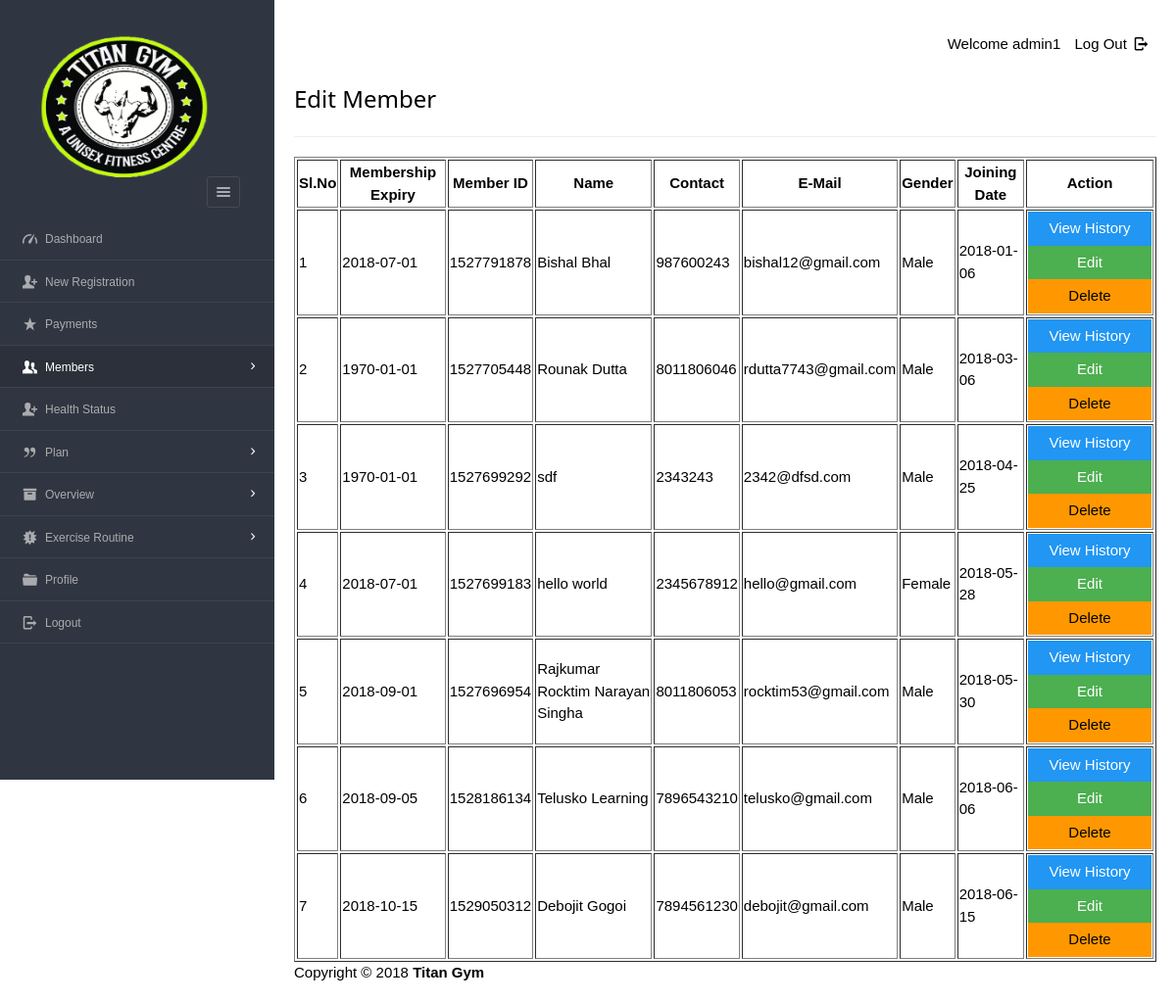
/Files/dashboard/admin/view_mem.php (signed in), run on an earlier commit of the app's database.
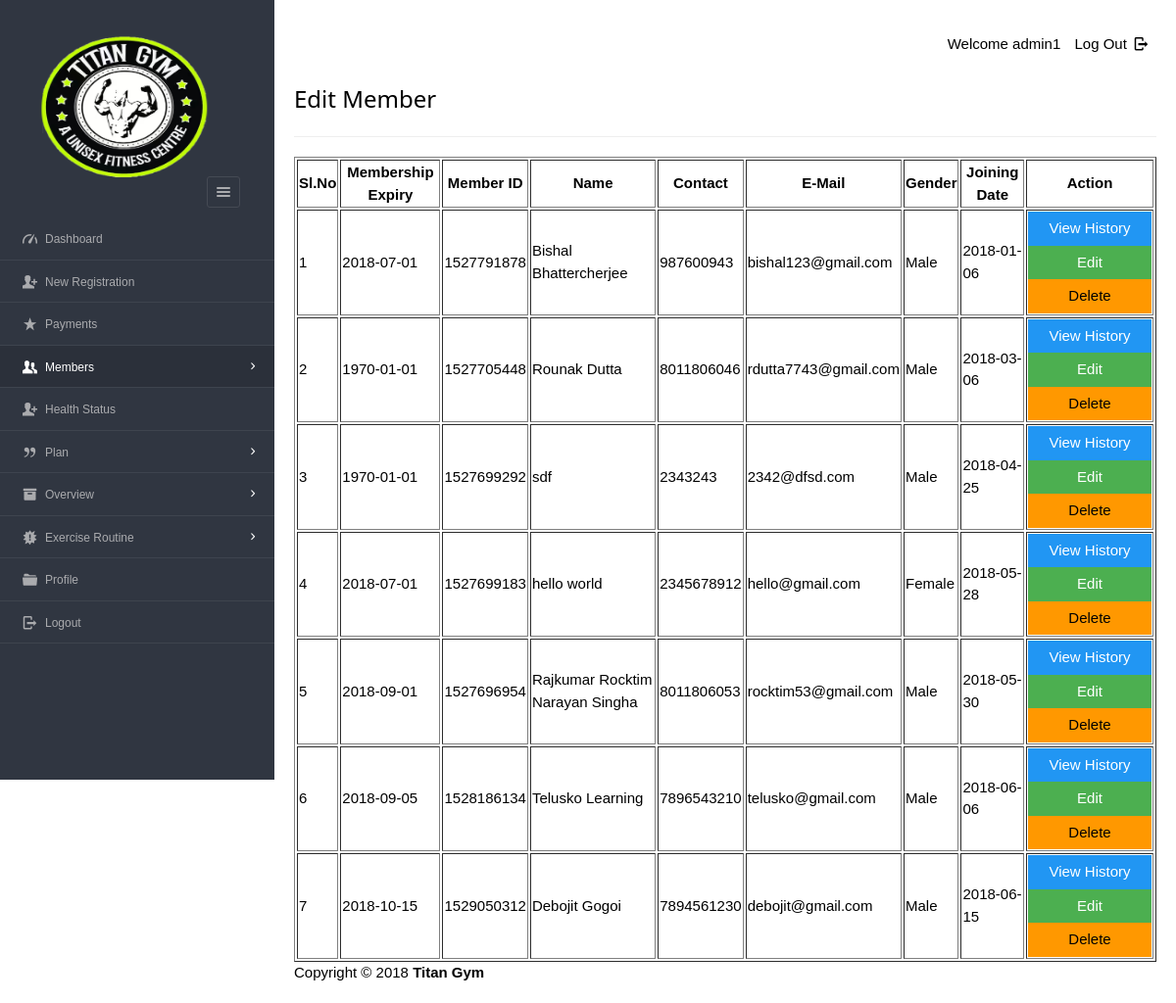
And on a later commit of the database.
### tables this page shows
CREATE TABLE `enrolls_to`  (
  `et_id` int(5) NOT NULL AUTO_INCREMENT,
  `pid` varchar(8) NOT NULL,
  `uid` varchar(20) NOT NULL,
  `paid_date` varchar(15) NULL DEFAULT NULL,
  `expire` varchar(15) NULL DEFAULT NULL,
  `renewal` varchar(15) NULL DEFAULT NULL,
  PRIMARY KEY (`et_id`) USING BTREE,
  INDEX `user_ID`(`uid`) USING BTREE,
  INDEX `plan_ID_idx`(`pid`) USING BTREE,
  CONSTRAINT `plan_ID` FOREIGN KEY (`pid`) REFERENCES `plan` (`pid`) ON DELETE NO ACTION ON UPDATE NO ACTION,
  CONSTRAINT `user_ID` FOREIGN KEY (`uid`) REFERENCES `users` (`userid`) ON DELETE CASCADE ON UPDATE NO ACTION
);

CREATE TABLE `users`  (
  `userid` varchar(20) NOT NULL,
  `username` varchar(40) NOT NULL,
  `gender` varchar(8) NOT NULL,
  `mobile` varchar(20) NOT NULL,
  `email` varchar(20) NOT NULL,
  `dob` varchar(10) NOT NULL,
  `joining_date` varchar(10) NOT NULL,
  PRIMARY KEY (`userid`) USING BTREE,
  UNIQUE INDEX `email`(`email`) USING BTREE,
  INDEX `userid`(`userid`) USING BTREE
);

### Files/dashboard/admin/view_mem.php (the view, shortened to what this page needs)
<?php
require '../../include/db_conn.php';
?>
<!DOCTYPE html>
<html lang="en">
<head>
    <link rel="stylesheet" href="../../css/style.css"  id="style-resource-5">
    <link rel="stylesheet" href="../../css/dashMain.css">
    <link rel="stylesheet" type="text/css" href="../../css/entypo.css">
	<link href="a1style.css" rel="stylesheet" type="text/css">
</head>
    <body class="page-body  page-fade" onload="collapseSidebar()">
    	<div class="page-container sidebar-collapsed" id="navbarcollapse">
		<div class="sidebar-menu">
			<header class="logo-env">
			<div class="logo">
				<a href="main.php">
					<img src="../../images/logo.png" alt="" width="192" height="80" />
				</a>
			</div>
					<div class="sidebar-collapse" onclick="collapseSidebar()">
				<a href="#" class="sidebar-collapse-icon with-animation">
					<i class="entypo-menu"></i>
				</a>
			</div>
			</header>
    		<?php include('nav.php'); ?>
    	</div>
    		<div class="main-content">
				<div class="row">
					<div class="col-md-6 col-sm-8 clearfix">
					</div>
					<div class="col-md-6 col-sm-4 clearfix hidden-xs">
						<ul class="list-inline links-list pull-right">
							<li>Welcome <?php echo $_SESSION['full_name']; ?>
							</li>
							<li>
								<a href="logout.php">
									Log Out <i class="entypo-logout right"></i>
								</a>
							</li>
						</ul>
					</div>
				</div>
		<h3>Edit Member</h3>
		<hr />
		<table class="table table-bordered datatable" id="table-1" border=1>
			<thead>
				<tr><h2>
					<th>Sl.No</th>
					<th>Membership Expiry</th>
					<th>Member ID</th>
					<th>Name</th>
					<th>Contact</th>
					<th>E-Mail</th>
					<th>Gender</th>
					<th>Joining Date</th>
					<th>Action</th></h2>
				</tr>
			</thead>
				<tbody>
						<?php
							$query  = "select * from users ORDER BY joining_date";
							$result = mysqli_query($con, $query);
							$sno    = 1;
							if (mysqli_affected_rows($con) != 0) {
							    while ($row = mysqli_fetch_array($result, MYSQLI_ASSOC)) {
							        $uid   = $row['userid'];
							        $query1  = "select * from enrolls_to WHERE uid='$uid' AND renewal='yes'";
							        $result1 = mysqli_query($con, $query1);
							        if (mysqli_affected_rows($con) == 1) {
							            while ($row1 = mysqli_fetch_array($result1, MYSQLI_ASSOC)) {
							                echo "<tr><td>".$sno."</td>";
							                echo "<td>" . $row1['expire'] . "</td>";
							                echo "<td>" . $row['userid'] . "</td>";
							                echo "<td>" . $row['username'] . "</td>";
							                echo "<td>" . $row['mobile'] . "</td>";
							                echo "<td>" . $row['email'] . "</td>";
							                echo "<td>" . $row['gender'] . "</td>";
							                echo "<td>" . $row['joining_date'] ."</td>";
							                $sno++;
							                echo "<td><form action='read_member.php' method='post'><input type='hidden' name='name' value='" . $uid . "'/><input type='submit' class='a1-btn a1-blue' id='button1' value='View History ' class='btn btn-info'/></form><form action='edit_member.php' method='post'><input type='hidden'  name='name' value='" . $uid . "'/><input type='submit' class='a1-btn a1-green' id='button1' value='Edit' class='btn btn-warning'/></form><form action='del_member.php' method='post' onsubmit='return ConfirmDelete()'><input type='hidden' name='name' value='" . $uid . "'/><input type='submit' value='Delete' width='20px' id='button1' class='a1-btn a1-orange'/></form></td></tr>";
							            }
							        }
							    }
							}
						?>
					</tbody>
				</table>
			<?php include('footer.php'); ?>
    	</div>
    </body>
</html>

### Files/dashboard/admin/nav.php (shortened to what this page needs)
<ul id="main-menu" class="" >
    <li id="dash"><a href="index.php"><i class="entypo-gauge"></i><span>Dashboard</span></a></li>
	<li id="regis"><a href="new_entry.php"><i class="entypo-user-add"></i><span>New Registration</span></a>
	<li id="paymnt"><a href="payments.php"><i class="entypo-star"></i><span>Payments</span></a></li>
	<li class="" id="hassubopen"><a href="#" onclick="memberExpand(1)"><i class="entypo-users"></i><span>Members</span></a>
	</li>
	<li id="health_status"><a href="new_health_status.php"><i class="entypo-user-add"></i><span>Health Status</span></a>
		<li class="" id="planhassubopen"><a href="#" onclick="memberExpand(2)"><i class="entypo-quote"></i><span>Plan</span></a>
	<li class="" id="overviewhassubopen"><a href="#" onclick="memberExpand(3)"><i class="entypo-box"></i><span>Overview</span></a>
	<li class="" id="routinehassubopen"><a href="#" onclick="memberExpand(4)"><i class="entypo-alert"></i><span>Exercise Routine</span></a>
	</li>
	<li id="adminprofile"><a href="more-userprofile.php"><i class="entypo-folder"></i><span>Profile</span></a></li>
	<li><a href="logout.php"><i class="entypo-logout"></i><span>Logout</span></a></li>
</ul>

### Files/dashboard/admin/footer.php
<footer class="main">Copyright &copy; 2018 <strong>Titan Gym </strong></footer>

### Files/css/style.css (style rules this page uses)
html { font-size: 62.5%; font-family: sans-serif; }
div { display: block; }
body { font-family: "Noto Sans", sans-serif, "Helvetica Neue", Helvetica, Arial, sans-serif; font-size: 12px; line-height: 1.428571429; display: block; margin: 0; }
*, *:before, *:after { box-sizing: border-box; }
a { text-decoration: none; background: transparent; }
img { vertical-align: middle; }
img { border: 0; }
.logo img { width: 220px; height: 200px; }
input, button, select, textarea { font-family: inherit; font-size: inherit; line-height: inherit; }
button, input { line-height: normal; }
button, input, select, textarea { font-family: inherit; font-size: 100%; margin: 0; }
input { background-color: white; cursor: text; padding: 1px; border-width: 2px; border-style: inset; border-color: initial; border-image: initial; }
input, textarea, select, button { text-rendering: auto; color: initial; letter-spacing: normal; word-spacing: normal; text-transform: none; text-indent: 0px; text-shadow: none; display: inline-block; text-align: start; margin: 0em; font: 400 13.3333px Arial; }
button, html input[type="button"], input[type="reset"], input[type="submit"] { cursor: pointer; }
a { color: #373e4a; text-decoration: none; }
a { background: transparent; }
a { color: #373e4a; }
.page-container { position: relative; padding-left: 280px; }
.page-container .sidebar-menu { position: absolute; width: 280px; top: 0; left: 0; bottom: 0; background: #303641; color: #aaabae; z-index: 1; min-height: 796px; box-sizing: border-box; }
.page-container .sidebar-menu .logo-env { width: 100%; padding: 35px; padding-bottom: 10px; box-sizing: border-box; }
.page-container .sidebar-menu .logo-env:before, .page-container .sidebar-menu .logo-env:after { content: " "; display: table; }
.page-container .sidebar-menu .logo-env > div { display: block; vertical-align: middle; white-space: nowrap; float: left; }
.page-container .sidebar-menu .logo-env > div > a { display: inline-block; color: #aaabae; }
.page-container .sidebar-menu .logo-env > div.sidebar-collapse, .page-container .sidebar-menu .logo-env > div.sidebar-mobile-menu { position: relative; float: right; }
.page-container .sidebar-menu .logo-env > div.sidebar-collapse a, .page-container .sidebar-menu .logo-env > div.sidebar-mobile-menu a { display: inline-block; border: 1px solid #454a54; text-align: center; padding: 0; line-height: 1; font-size: 20px; font-weight: 300; padding: 5px 2px; background-clip: padding-box; border-radius: 3px; transition: all 200ms ease-in-out; }
.page-container .sidebar-menu .logo-env .logo img { width: 180px; height: 150px; }
.page-container .sidebar-menu .logo-env:after { clear: both; }
.page-container .sidebar-menu #main-menu { list-style: none; margin: 0; padding: 0; margin-bottom: 20px; }
ul, ol { margin-top: 0; margin-bottom: 8.5px; }
ul, menu, dir { display: block; list-style-type: disc; }
.page-container .sidebar-menu #main-menu li { position: relative; margin: 0; font-size: 12px; border-bottom: 1px solid rgba(69, 74, 84, 0.7); }
li { display: list-item; }
.page-container .sidebar-menu #main-menu li a { position: relative; display: block; padding: 10px 20px; color: #aaabae; z-index: 2; transition: color 250ms ease-in-out, background-color 250ms ease-in-out; }
.page-container .sidebar-menu #main-menu li a i { top: 1px; }
.page-container .sidebar-menu #main-menu li i { position: relative; font-size: 15px; margin-right: 5px; }
i, cite, em, var, address, dfn { font-style: italic; }
.page-container .sidebar-menu #main-menu li a span { transition: 350ms opacity ease-in-out; }
.page-container .sidebar-menu #main-menu li.has-sub > a:before { position: relative; content: '\e877'; content: '\e879'; display: inline-block; font-family: 'Entypo'; color: #454a54; color: #FFF; float: right; font-size: 15px; margin-left: 13px; top: 0px; transition: all 300ms ease-in-out; }

### Files/dashboard/admin/view_mem.php (style rules this page uses)
#button1 { width:126px; }
.page-container .sidebar-menu #main-menu li#hassubopen > a { background-color: #2b303a; color: #ffffff; }

What changed in the data, as far as the page shows it:
changed through a linked row, enrolls_to: uid.username "Bishal Bhal" → "Bishal Bhattercherjee"; uid.mobile "987600243" → "987600943"; uid.email "bishal12@gmail.com" → "bishal123@gmail.com"
